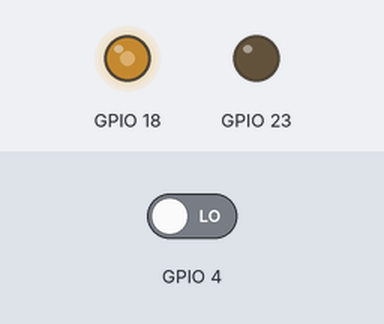
A sketch run on a simulated ESP32. On the bench: output pins drawn as LEDs (lit = HIGH). The test bench sets the inputs (shaded band); at power-on: GPIO 4 LOW. What the sketch prints to the serial monitor is not drawn.

Above: at 0.1 s.
Timing chart, 0 to 1.6 s (numbered marks = the images above):
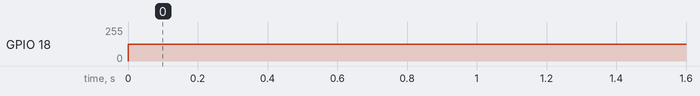

The sketch:

EncoderPinInterrupt.ino
```cpp
#include "esp32-hal-ledc.h"
#include <MotorDevs.h>

/* Счетчик тиков энкодера */
int encoder_pinA_data = 0;

/*
 * Эта функция будет вызываться при прерывании
 */
void IRAM_ATTR A_encPinInterrupt() {
  encoder_pinA_data++;
}

/* Зададим параметры ШИМ */
const int PWM_FREQ       = 40000;
const int PWM_RESOLUTION = 8;

int speed = 125;

void setup() {
  Serial.begin(115200);
  pinMode(ENC1_A, INPUT);
  ledcAttach(M1N, PWM_FREQ, PWM_RESOLUTION);
  ledcAttach(M1P, PWM_FREQ, PWM_RESOLUTION);

  /*
   * Добавляем прерывание, указав пин энкодера, функцию, которая вызовется при преывании, а также режим прерывания
   * Режимов три: RISING - переход от высокого уровня к низкому
   *              FALLING - от низкого к высокому
   *              CHANGE - по любому из двух событий выше.
   */
  attachInterrupt(digitalPinToInterrupt(ENC1_A), A_encPinInterrupt, CHANGE);

}

void loop() {
  /* Заставляем мотор двигаться */
  ledcWrite(M1N, 0);
  ledcWrite(M1P, speed);

  /* Получаем данные с энкодера */
  Serial.printf("Энкодер: ");
  Serial.println(encoder_pinA_data);
  delay(100);

}
```

Measured:
- by itself, GPIO 18: 0/255 → 125/255 at 0.00 s
